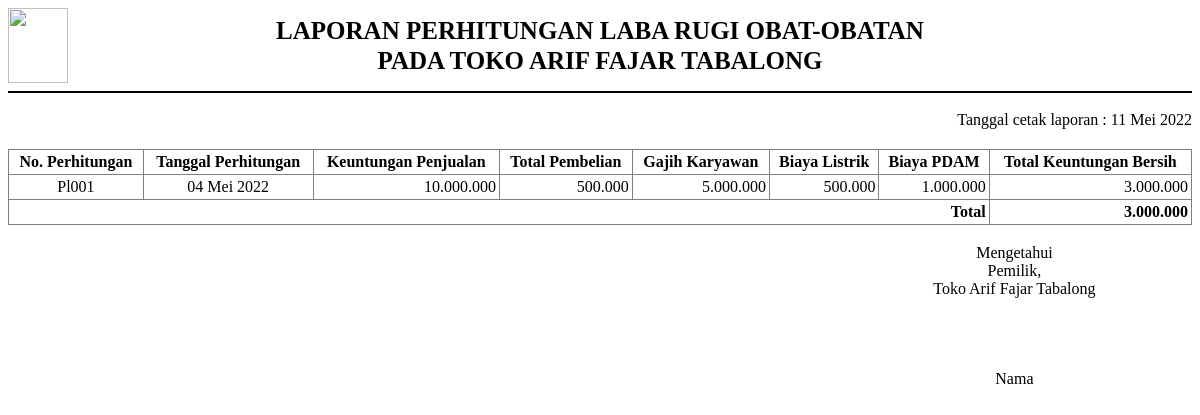
Before: /admin/laporan/perhitungan-laba-rugi.php (signed in) with the older database file.
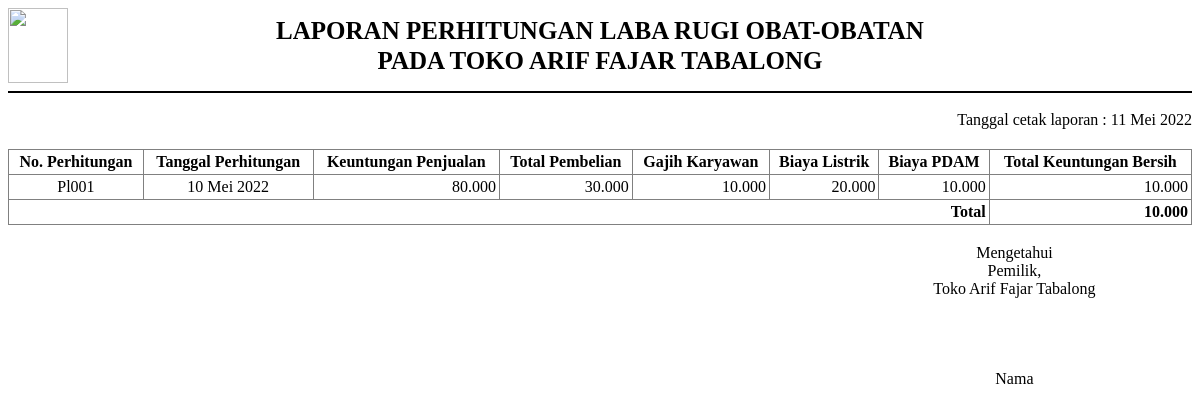
After: the same page with the newer database file.
### tables this page shows
CREATE TABLE `perhitungan_laba_rugi`  (
  `no_perhitungan` varchar(20) NOT NULL,
  `tgl_perhitungan` date NULL DEFAULT NULL,
  `keuntungan_penjualan` int(11) NULL DEFAULT NULL,
  `total_pembelian` int(11) NULL DEFAULT NULL,
  `gajih_karyawan` int(11) NULL DEFAULT NULL,
  `biaya_listrik` int(11) NULL DEFAULT NULL,
  `biaya_pdam` int(11) NULL DEFAULT NULL,
  `total_keuntungan_bersih` int(11) NULL DEFAULT NULL,
  PRIMARY KEY (`no_perhitungan`) USING BTREE
);

### config/config.php (called while the page is built, shortened)
<?php
function base_url($url = null)
{
    $base_url = "http://localhost/toko-logistik-obat";
    if ($url != null) {
        return $base_url . "/" . $url;
    } else {
        return $base_url;
    }
}
function tgl_indo($tanggal)
{
    $bulan = array(
        1 =>   'Januari',
        'Februari',
        'Maret',
        'April',
        'Mei',
        'Juni',
        'Juli',
        'Agustus',
        'September',
        'Oktober',
        'November',
        'Desember'
    );
    $pecahkan = explode('-', $tanggal);
    return $pecahkan[2] . ' ' . $bulan[(int) $pecahkan[1]] . ' ' . $pecahkan[0];
}
function rupiah($nilai)
{
    return number_format($nilai, 0, ',', '.');
}

### admin/laporan/perhitungan-laba-rugi.php (the view, shortened to what this page needs)
<?php
require_once '../../config/config.php';
?>
<!DOCTYPE html>
<html lang="en">
<head>
</head>
<body>
    <div class="kop">
        <img src="<?= base_url('assets/img/drugstore-icon.png') ?>" width="60" height="75" alt="">
        LAPORAN PERHITUNGAN LABA RUGI OBAT-OBATAN <br>
        PADA TOKO ARIF FAJAR TABALONG
        <img src="<?= base_url('assets/img/blank.jpg') ?>" width="60" height="75" alt="">
    </div>
    <hr size="2" color="black">
    <div style="float: right; margin-bottom: 20px; margin-top: 10px;">
        Tanggal cetak laporan : <?= tgl_indo(date('Y-m-d')) ?>
    </div>
    <table border="1" cellpadding="3">
        <thead>
            <tr>
                <th>No. Perhitungan</th>
                <th>Tanggal Perhitungan</th>
                <th>Keuntungan Penjualan</th>
                <th>Total Pembelian</th>
                <th>Gajih Karyawan</th>
                <th>Biaya Listrik</th>
                <th>Biaya PDAM</th>
                <th>Total Keuntungan Bersih</th>
            </tr>
        </thead>
        <tbody>
            <?php
            $data = $koneksi->query("SELECT * FROM perhitungan_laba_rugi ORDER BY no_perhitungan DESC");
            foreach ($data as $row) {
            ?>
                <tr align="center">
                    <td><?= $row['no_perhitungan']; ?></td>
                    <td><?= tgl_indo($row['tgl_perhitungan']); ?></td>
                    <td align="right"><?= rupiah($row['keuntungan_penjualan']); ?></td>
                    <td align="right"><?= rupiah($row['total_pembelian']); ?></td>
                    <td align="right"><?= rupiah($row['gajih_karyawan']); ?></td>
                    <td align="right"><?= rupiah($row['biaya_listrik']); ?></td>
                    <td align="right"><?= rupiah($row['biaya_pdam']); ?></td>
                    <td align="right"><?= rupiah($row['total_keuntungan_bersih']); ?></td>
                </tr>
            <?php } ?>
        </tbody>
        <tfoot>
            <tr>
                <th colspan="7" align="right">Total</th>
                <th align="right">
                    <?php
                    $query = $koneksi->query("SELECT SUM(total_keuntungan_bersih) as total FROM perhitungan_laba_rugi")->fetch_array();
                    $total = $query['total'];
                    if ($total > 0) {
                        echo rupiah($total);
                    } else {
                        echo 0;
                    }
                    ?>
                </th>
            </tr>
        </tfoot>
    </table>
    <br>
    <table border="0">
        <tr align="center">
            <td width="70%"></td>
            <td>
                Mengetahui <br>
                Pemilik, <br>
                Toko Arif Fajar Tabalong
                <br><br><br><br><br>
                Nama
            </td>
        </tr>
    </table>
</body>
</html>

### admin/laporan/perhitungan-laba-rugi.php (style rules this page uses)
.kop { justify-content: space-between; font-size: 25px; font-weight: bold; line-height: 30px; text-align: center; position: relative; display: flex; flex-wrap: wrap; align-items: center; }
table { width: 100%; border-collapse: collapse; }
th { vertical-align: middle; }

Changed rows visible on the page:
changed perhitungan_laba_rugi "Pl001": tgl_perhitungan "04 Mei 2022" → "10 Mei 2022"; keuntungan_penjualan "10.000.000" → "80.000"; total_pembelian "500.000" → "30.000"; gajih_karyawan "5.000.000" → "10.000"; biaya_listrik "500.000" → "20.000"; biaya_pdam "1.000.000" → "10.000"; total_keuntungan_bersih "3.000.000" → "10.000"
Other visible differences:
rupiah($total): "3.000.000" → "10.000"
